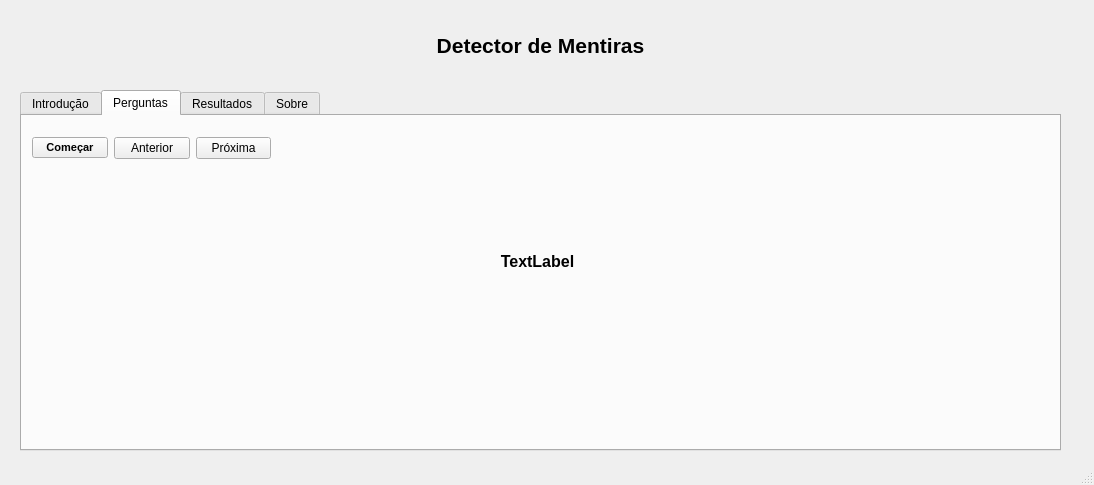
<?xml version="1.0" encoding="UTF-8"?>
<ui version="4.0">
 <class>MainWindowUi</class>
 <widget class="QMainWindow" name="MainWindowUi">
  <property name="geometry">
   <rect>
    <x>0</x>
    <y>0</y>
    <width>1094</width>
    <height>485</height>
   </rect>
  </property>
  <property name="windowTitle">
   <string>Detector de Mentiras</string>
  </property>
  <widget class="QWidget" name="centralwidget">
   <widget class="QLabel" name="labelDetectorMentiras">
    <property name="geometry">
     <rect>
      <x>80</x>
      <y>30</y>
      <width>921</width>
      <height>31</height>
     </rect>
    </property>
    <property name="font">
     <font>
      <pointsize>16</pointsize>
      <weight>75</weight>
      <bold>true</bold>
     </font>
    </property>
    <property name="text">
     <string>Detector de Mentiras</string>
    </property>
    <property name="alignment">
     <set>Qt::AlignCenter</set>
    </property>
   </widget>
   <widget class="QTabWidget" name="tabWidget">
    <property name="geometry">
     <rect>
      <x>20</x>
      <y>90</y>
      <width>1041</width>
      <height>361</height>
     </rect>
    </property>
    <property name="currentIndex">
     <number>1</number>
    </property>
    <widget class="QWidget" name="tab">
     <attribute name="title">
      <string>Introdução</string>
     </attribute>
     <widget class="QTextEdit" name="textEdit_2">
      <property name="geometry">
       <rect>
        <x>10</x>
        <y>16</y>
        <width>1011</width>
        <height>311</height>
       </rect>
      </property>
      <property name="html">
       <string>&lt;!DOCTYPE HTML PUBLIC &quot;-//W3C//DTD HTML 4.0//EN&quot; &quot;http://www.w3.org/TR/REC-html40/strict.dtd&quot;&gt;
&lt;html&gt;&lt;head&gt;&lt;meta name=&quot;qrichtext&quot; content=&quot;1&quot; /&gt;&lt;style type=&quot;text/css&quot;&gt;
p, li { white-space: pre-wrap; }
&lt;/style&gt;&lt;/head&gt;&lt;body style=&quot; font-family:'MS Shell Dlg 2'; font-size:7.8pt; font-weight:400; font-style:normal;&quot;&gt;
&lt;p style=&quot; margin-top:0px; margin-bottom:0px; margin-left:0px; margin-right:0px; -qt-block-indent:0; text-indent:0px;&quot;&gt;&lt;span style=&quot; font-size:12pt; font-weight:600;&quot;&gt;Instruções para o teste:&lt;/span&gt;&lt;/p&gt;
&lt;p style=&quot;-qt-paragraph-type:empty; margin-top:0px; margin-bottom:0px; margin-left:0px; margin-right:0px; -qt-block-indent:0; text-indent:0px; font-size:12pt;&quot;&gt;&lt;br /&gt;&lt;/p&gt;
&lt;p style=&quot; margin-top:0px; margin-bottom:0px; margin-left:0px; margin-right:0px; -qt-block-indent:0; text-indent:0px;&quot;&gt;&lt;span style=&quot; font-size:12pt;&quot;&gt;1. Coloque os elétrodos na palma da mão&lt;/span&gt;&lt;/p&gt;
&lt;p style=&quot; margin-top:0px; margin-bottom:0px; margin-left:0px; margin-right:0px; -qt-block-indent:0; text-indent:0px;&quot;&gt;&lt;span style=&quot; font-size:12pt;&quot;&gt;2. Respire normalmente e tente abstrair-se do que lhe rodeia&lt;/span&gt;&lt;/p&gt;
&lt;p style=&quot; margin-top:0px; margin-bottom:0px; margin-left:0px; margin-right:0px; -qt-block-indent:0; text-indent:0px;&quot;&gt;&lt;span style=&quot; font-size:12pt;&quot;&gt;3. Serão usados 15seg antes de iniciar o teste, para fazer criar um padrão da sua resposta galvánica.&lt;/span&gt;&lt;/p&gt;
&lt;p style=&quot;-qt-paragraph-type:empty; margin-top:0px; margin-bottom:0px; margin-left:0px; margin-right:0px; -qt-block-indent:0; text-indent:0px;&quot;&gt;&lt;br /&gt;&lt;/p&gt;&lt;/body&gt;&lt;/html&gt;</string>
      </property>
     </widget>
    </widget>
    <widget class="QWidget" name="tab_2">
     <attribute name="title">
      <string>Perguntas</string>
     </attribute>
     <widget class="QLabel" name="inputPergunta">
      <property name="geometry">
       <rect>
        <x>10</x>
        <y>110</y>
        <width>1011</width>
        <height>71</height>
       </rect>
      </property>
      <property name="font">
       <font>
        <pointsize>12</pointsize>
        <weight>75</weight>
        <bold>true</bold>
       </font>
      </property>
      <property name="text">
       <string>TextLabel</string>
      </property>
      <property name="alignment">
       <set>Qt::AlignCenter</set>
      </property>
     </widget>
     <widget class="QWidget" name="">
      <property name="geometry">
       <rect>
        <x>10</x>
        <y>20</y>
        <width>239</width>
        <height>25</height>
       </rect>
      </property>
      <layout class="QGridLayout" name="gridLayout_2">
       <item row="0" column="0">
        <widget class="QPushButton" name="btnStart">
         <property name="font">
          <font>
           <pointsize>8</pointsize>
           <weight>75</weight>
           <bold>true</bold>
          </font>
         </property>
         <property name="text">
          <string>Começar</string>
         </property>
        </widget>
       </item>
       <item row="0" column="1">
        <widget class="QPushButton" name="btnPergAnterior">
         <property name="text">
          <string>Anterior</string>
         </property>
        </widget>
       </item>
       <item row="0" column="2">
        <widget class="QPushButton" name="btnPergSeguinte">
         <property name="text">
          <string>Próxima</string>
         </property>
        </widget>
       </item>
      </layout>
     </widget>
    </widget>
    <widget class="QWidget" name="tab_3">
     <attribute name="title">
      <string>Resultados</string>
     </attribute>
    </widget>
    <widget class="QWidget" name="tab_4">
     <attribute name="title">
      <string>Sobre</string>
     </attribute>
     <widget class="QTextEdit" name="textEdit">
      <property name="geometry">
       <rect>
        <x>240</x>
        <y>50</y>
        <width>531</width>
        <height>221</height>
       </rect>
      </property>
      <property name="html">
       <string>&lt;!DOCTYPE HTML PUBLIC &quot;-//W3C//DTD HTML 4.0//EN&quot; &quot;http://www.w3.org/TR/REC-html40/strict.dtd&quot;&gt;
&lt;html&gt;&lt;head&gt;&lt;meta name=&quot;qrichtext&quot; content=&quot;1&quot; /&gt;&lt;style type=&quot;text/css&quot;&gt;
p, li { white-space: pre-wrap; }
&lt;/style&gt;&lt;/head&gt;&lt;body style=&quot; font-family:'MS Shell Dlg 2'; font-size:7.8pt; font-weight:400; font-style:normal;&quot;&gt;
&lt;p align=&quot;center&quot; style=&quot; margin-top:0px; margin-bottom:0px; margin-left:0px; margin-right:0px; -qt-block-indent:0; text-indent:0px;&quot;&gt;&lt;span style=&quot; font-size:14pt;&quot;&gt;Projecto desenvolvido no âmbito da unidade curricular de &lt;/span&gt;&lt;/p&gt;
&lt;p align=&quot;center&quot; style=&quot; margin-top:0px; margin-bottom:0px; margin-left:0px; margin-right:0px; -qt-block-indent:0; text-indent:0px;&quot;&gt;&lt;span style=&quot; font-size:14pt; font-weight:600;&quot;&gt;Bioinstrumentação&lt;/span&gt;&lt;/p&gt;
&lt;p align=&quot;center&quot; style=&quot;-qt-paragraph-type:empty; margin-top:0px; margin-bottom:0px; margin-left:0px; margin-right:0px; -qt-block-indent:0; text-indent:0px; font-size:14pt;&quot;&gt;&lt;br /&gt;&lt;/p&gt;
&lt;p align=&quot;center&quot; style=&quot;-qt-paragraph-type:empty; margin-top:0px; margin-bottom:0px; margin-left:0px; margin-right:0px; -qt-block-indent:0; text-indent:0px; font-size:14pt;&quot;&gt;&lt;br /&gt;&lt;/p&gt;
&lt;p align=&quot;center&quot; style=&quot; margin-top:0px; margin-bottom:0px; margin-left:0px; margin-right:0px; -qt-block-indent:0; text-indent:0px;&quot;&gt;&lt;span style=&quot; font-size:14pt; font-weight:600;&quot;&gt;Realizado por:&lt;/span&gt;&lt;/p&gt;
&lt;p align=&quot;center&quot; style=&quot;-qt-paragraph-type:empty; margin-top:0px; margin-bottom:0px; margin-left:0px; margin-right:0px; -qt-block-indent:0; text-indent:0px; font-size:14pt;&quot;&gt;&lt;br /&gt;&lt;/p&gt;
&lt;p align=&quot;center&quot; style=&quot; margin-top:0px; margin-bottom:0px; margin-left:0px; margin-right:0px; -qt-block-indent:0; text-indent:0px;&quot;&gt;&lt;span style=&quot; font-size:14pt;&quot;&gt;a20... - Élson Simões&lt;/span&gt;&lt;/p&gt;
&lt;p align=&quot;center&quot; style=&quot; margin-top:0px; margin-bottom:0px; margin-left:0px; margin-right:0px; -qt-block-indent:0; text-indent:0px;&quot;&gt;&lt;span style=&quot; font-size:14pt;&quot;&gt;a20.... - Óscar Araújo&lt;/span&gt;&lt;/p&gt;
&lt;p align=&quot;center&quot; style=&quot; margin-top:0px; margin-bottom:0px; margin-left:0px; margin-right:0px; -qt-block-indent:0; text-indent:0px;&quot;&gt;&lt;span style=&quot; font-size:14pt;&quot;&gt;a21674 - Rui Lopes&lt;/span&gt;&lt;/p&gt;&lt;/body&gt;&lt;/html&gt;</string>
      </property>
     </widget>
    </widget>
   </widget>
  </widget>
  <widget class="QStatusBar" name="statusbar"/>
 </widget>
 <resources/>
 <connections/>
</ui>
